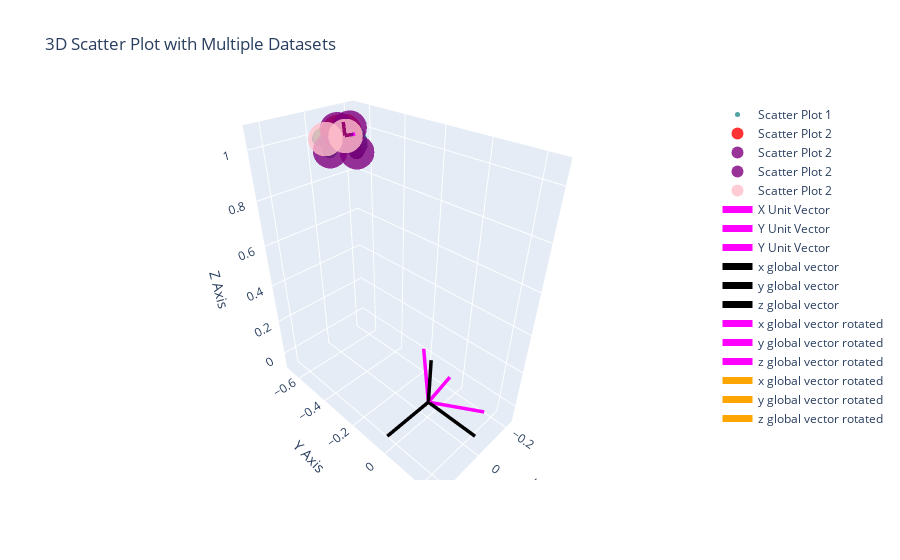

Notebook code for this chart:
### Code cell
import plotly.graph_objects as go

# Initialize the figure
fig = go.Figure()

x = np.array(shape_data["vertices"])[:,0]
y = np.array(shape_data["vertices"])[:,1]
z = np.array(shape_data["vertices"])[:,2]

# Add the first 3D scatter plot
fig.add_trace(go.Scatter3d(
    x=x,
    y=y,
    z=z,
    mode='markers',
    marker=dict(
        size=5,
        color=z,  # Color based on z-axis values of the first dataset
        colorscale='Viridis',
        opacity=0.8
    ),
    name='Scatter Plot 1'
))

# Add the second 3D scatter plot ears ###
fig.add_trace(go.Scatter3d(
    x=np.stack([ x[left_ear_index],x[right_ear_index] ])[:,0] ,
    y=np.stack([ y[left_ear_index],y[right_ear_index] ])[:,0] ,
    z=np.stack([ z[left_ear_index],z[right_ear_index] ])[:,0] ,
    mode='markers',
    marker=dict(
        size=12,
        color="red",  # Color based on z-axis values of the second dataset
        opacity=0.8
    ),
    name='Scatter Plot 2'
))

# Add the third 3D scatter plot wingtips ###
fig.add_trace(go.Scatter3d(
    x=np.stack([ x[left_wing_tip],x[right_wing_tip] ])[:,0] ,
    y=np.stack([ y[left_wing_tip],y[right_wing_tip] ])[:,0] ,
    z=np.stack([ z[left_wing_tip],z[right_wing_tip] ])[:,0] ,
    mode='markers',
    marker=dict(
        size=12,
        color="purple",  # Color based on z-axis values of the second dataset
        opacity=0.8
    ),
    name='Scatter Plot 2'
))

# Add the fourth 3D scatter plot elbows ###
fig.add_trace(go.Scatter3d(
    x=np.stack([ x[left_elbow],x[right_elbow] ])[:,0] ,
    y=np.stack([ y[left_elbow],y[right_elbow] ])[:,0] ,
    z=np.stack([ z[left_elbow],z[right_elbow] ])[:,0] ,
    mode='markers',
    marker=dict(
        size=12,
        color="purple",  # Color based on z-axis values of the second dataset
        opacity=0.8
    ),
    name='Scatter Plot 2'
))

# Add the fifth 3D scatter plot nose and tail ###
fig.add_trace(go.Scatter3d(
    x=np.stack([ x[nose],x[tail] ])[:,0] ,
    y=np.stack([ y[nose],y[tail] ])[:,0] ,
    z=np.stack([ z[nose],z[tail] ])[:,0] ,
    mode='markers',
    marker=dict(
        size=12,
        color="pink",  # Color based on z-axis values of the second dataset
        opacity=0.8
    ),
    name='Scatter Plot 2'
))

### plot the unit coordinates ###

# Add unit vectors emanating from the nose
nose_coord = np.array([x[nose],y[nose],z[nose]]).reshape(3,)

#Add x_unit_vec
fig.add_trace(go.Scatter3d(
    x=[nose_coord[0], nose_coord[0] + 0.05*x_unit_vec[0]],
    y=[nose_coord[1], nose_coord[1] + 0.05*x_unit_vec[1]],
    z=[nose_coord[2], nose_coord[2] + 0.05*x_unit_vec[2]],
    mode='lines',
    line=dict(
        color='magenta',
        width=7
    ),
    name='X Unit Vector'
))

# # Add y_unit_vec
fig.add_trace(go.Scatter3d(
    x=[nose_coord[0], nose_coord[0] + 0.05*y_unit_vec[0]],
    y=[nose_coord[1], nose_coord[1] + 0.05*y_unit_vec[1]],
    z=[nose_coord[2], nose_coord[2] + 0.05*y_unit_vec[2]],
    mode='lines',
    line=dict(
        color='magenta',
        width=7
    ),
    name='Y Unit Vector'
))

# # Add z_unit_vec
fig.add_trace(go.Scatter3d(
    x=[nose_coord[0], nose_coord[0] + 0.05*z_unit_vec[0]],
    y=[nose_coord[1], nose_coord[1] + 0.05*z_unit_vec[1]],
    z=[nose_coord[2], nose_coord[2] + 0.05*z_unit_vec[2]],
    mode='lines',
    line=dict(
        color='magenta',
        width=7
    ),
    name='Y Unit Vector'
))

## Add Global Coordinate ###
fig.add_trace(go.Scatter3d(
    x=[0,0.25],
    y=[0,0],
    z=[0,0],
    mode='lines',
    line=dict(
        color='black',
        width=7
    ),
    name='x global vector'
))

fig.add_trace(go.Scatter3d(
    x=[0,0],
    y=[0,0.25],
    z=[0,0],
    mode='lines',
    line=dict(
        color='black',
        width=7
    ),
    name='y global vector'
))

fig.add_trace(go.Scatter3d(
    x=[0,0],
    y=[0,0],
    z=[0,0.25],
    mode='lines',
    line=dict(
        color='black',
        width=7
    ),
    name='z global vector'
))


### Global coordinates (rotated but not translated) to the bat fixed coordinates ###
fig.add_trace(go.Scatter3d(
    x=[0,0.25*global_rotated_x[0]],
    y=[0,0.25*global_rotated_x[1]],
    z=[0,0.25*global_rotated_x[2]],
    mode='lines',
    line=dict(
        color='magenta',
        width=7
    ),
    name='x global vector rotated'
))

fig.add_trace(go.Scatter3d(
    x=[0,0.25*global_rotated_y[0]],
    y=[0,0.25*global_rotated_y[1]],
    z=[0,0.25*global_rotated_y[2]],
    mode='lines',
    line=dict(
        color='magenta',
        width=7
    ),
    name='y global vector rotated'
))

fig.add_trace(go.Scatter3d(
    x=[0,0.25*global_rotated_z[0]],
    y=[0,0.25*global_rotated_z[1]],
    z=[0,0.25*global_rotated_z[2]],
    mode='lines',
    line=dict(
        color='magenta',
        width=7,
     
    ),
    name='z global vector rotated'
))


### Global coordinates (rotated and translated) to the bat fixed coordinates ###
fig.add_trace(go.Scatter3d(
    x=[0+nose_coord[0],0.025*global_rotated_x[0]+nose_coord[0]],
    y=[0+nose_coord[1],0.025*global_rotated_x[1]+nose_coord[1]],
    z=[0+nose_coord[2],0.025*global_rotated_x[2]+nose_coord[2]],
    mode='lines',
    line=dict(
        color='orange',
        width=7
    ),
    name='x global vector rotated'
))

fig.add_trace(go.Scatter3d(
    x=[0+nose_coord[0],0.025*global_rotated_y[0]+nose_coord[0]],
    y=[0+nose_coord[1],0.025*global_rotated_y[1]+nose_coord[1]],
    z=[0+nose_coord[2],0.025*global_rotated_y[2]+nose_coord[2]],
    mode='lines',
    line=dict(
        color='orange',
        width=7
    ),
    name='y global vector rotated'
))

fig.add_trace(go.Scatter3d(
    x=[0+nose_coord[0],0.025*global_rotated_z[0]+nose_coord[0]],
    y=[0+nose_coord[1],0.025*global_rotated_z[1]+nose_coord[1]],
    z=[0+nose_coord[2],0.025*global_rotated_z[2]+nose_coord[2]],
    mode='lines',
    line=dict(
        color='orange',
        width=7
    ),
    name='z global vector rotated'
))


#Customize the layout
fig.update_layout(
    scene=dict(
        xaxis_title='X Axis',
        yaxis_title='Y Axis',
        zaxis_title='Z Axis'
    ),
    title='3D Scatter Plot with Multiple Datasets'
)

# Show the figure
fig.show()

### Figure 1 — Plotly figure (JSON) as saved in the notebook; plotly's stock layout.template omitted (floating-point values rounded to 4 significant figures; data arrays with more than 128 entries replaced by an {"elided": "..."} marker saying what was removed)
{"data": [{"marker": {"color": {"elided": "8913 float values"}, "colorscale": [[0, "#440154"], [0.1111, "#482878"], [0.2222, "#3e4989"], [0.3333, "#31688e"], [0.4444, "#26828e"], [0.5556, "#1f9e89"], [0.6667, "#35b779"], [0.7778, "#6ece58"], [0.8889, "#b5de2b"], [1, "#fde725"]], "opacity": 0.8, "size": 5}, "mode": "markers", "name": "Scatter Plot 1", "type": "scatter3d", "x": {"elided": "8913 float values"}, "y": {"elided": "8913 float values"}, "z": {"elided": "8913 float values"}}, {"marker": {"color": "red", "opacity": 0.8, "size": 12}, "mode": "markers", "name": "Scatter Plot 2", "type": "scatter3d", "x": [-0.1019, -0.06283], "y": [-0.5943, -0.5819], "z": [1.018, 1.025]}, {"marker": {"color": "purple", "opacity": 0.8, "size": 12}, "mode": "markers", "name": "Scatter Plot 2", "type": "scatter3d", "x": [-0.1499, 0.02911], "y": [-0.5793, -0.5226], "z": [0.9253, 0.985]}, {"marker": {"color": "purple", "opacity": 0.8, "size": 12}, "mode": "markers", "name": "Scatter Plot 2", "type": "scatter3d", "x": [-0.127, -0.0426], "y": [-0.5907, -0.5649], "z": [1.026, 1.042]}, {"marker": {"color": "pink", "opacity": 0.8, "size": 12}, "mode": "markers", "name": "Scatter Plot 2", "type": "scatter3d", "x": [-0.08504, -0.05633], "y": [-0.5677, -0.6601], "z": [1.007, 0.9817]}, {"line": {"color": "magenta", "width": 7}, "mode": "lines", "name": "X Unit Vector", "type": "scatter3d", "x": [-0.08504, -0.09938], "y": [-0.5677, -0.5215], "z": [1.007, 1.02]}, {"line": {"color": "magenta", "width": 7}, "mode": "lines", "name": "Y Unit Vector", "type": "scatter3d", "x": [-0.08504, -0.131], "y": [-0.5677, -0.5821], "z": [1.007, 0.994]}, {"line": {"color": "magenta", "width": 7}, "mode": "lines", "name": "Y Unit Vector", "type": "scatter3d", "x": [-0.08504, -0.09361], "y": [-0.5677, -0.5833], "z": [1.007, 1.054]}, {"line": {"color": "black", "width": 7}, "mode": "lines", "name": "x global vector", "type": "scatter3d", "x": [0, 0.25], "y": [0, 0], "z": [0, 0]}, {"line": {"color": "black", "width": 7}, "mode": "lines", "name": "y global vector", "type": "scatter3d", "x": [0, 0], "y": [0, 0.25], "z": [0, 0]}, {"line": {"color": "black", "width": 7}, "mode": "lines", "name": "z global vector", "type": "scatter3d", "x": [0, 0], "y": [0, 0], "z": [0, 0.25]}, {"line": {"color": "magenta", "width": 7}, "mode": "lines", "name": "x global vector rotated", "type": "scatter3d", "x": [0, -0.07989], "y": [0, 0.2287], "z": [0, 0.06165]}, {"line": {"color": "magenta", "width": 7}, "mode": "lines", "name": "y global vector rotated", "type": "scatter3d", "x": [0, -0.233], "y": [0, -0.0641], "z": [0, -0.0641]}, {"line": {"color": "magenta", "width": 7}, "mode": "lines", "name": "z global vector rotated", "type": "scatter3d", "x": [0, -0.04284], "y": [0, -0.07793], "z": [0, 0.2336]}, {"line": {"color": "orange", "width": 7}, "mode": "lines", "name": "x global vector rotated", "type": "scatter3d", "x": [-0.08504, -0.09303], "y": [-0.5677, -0.5448], "z": [1.007, 1.013]}, {"line": {"color": "orange", "width": 7}, "mode": "lines", "name": "y global vector rotated", "type": "scatter3d", "x": [-0.08504, -0.1083], "y": [-0.5677, -0.5741], "z": [1.007, 1.001]}, {"line": {"color": "orange", "width": 7}, "mode": "lines", "name": "z global vector rotated", "type": "scatter3d", "x": [-0.08504, -0.08932], "y": [-0.5677, -0.5755], "z": [1.007, 1.031]}], "layout": {"scene": {"xaxis": {"title": {"text": "X Axis"}}, "yaxis": {"title": {"text": "Y Axis"}}, "zaxis": {"title": {"text": "Z Axis"}}}, "title": {"text": "3D Scatter Plot with Multiple Datasets"}}}
